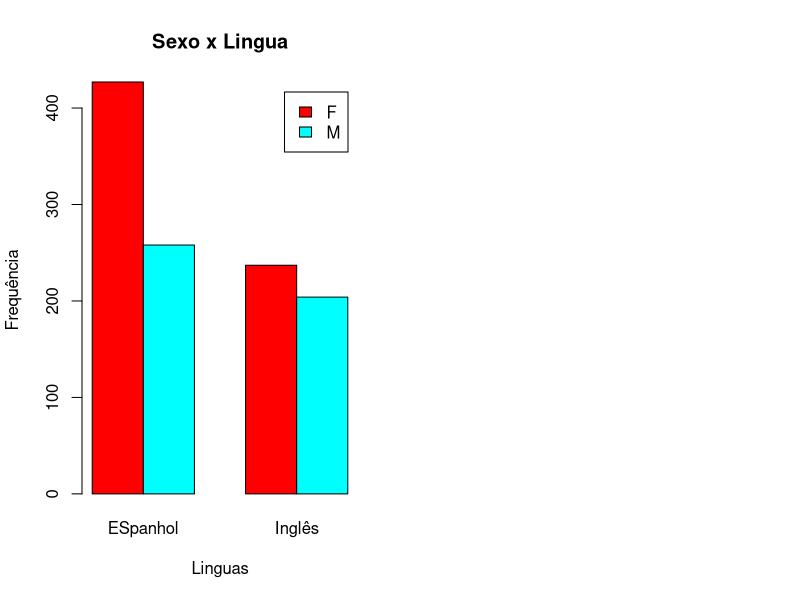

Source code (R):
require(car)
require(dplyr)

## lendo o csv
data_imc <- read.csv('imc.csv', sep = ',', dec = ',', encoding = "UTF-8")
data_enem <- read.csv('enem.csv', sep = ',', dec = ',', encoding = "UTF-8")
## mostrar os dados em tabela
View(data_imc)
View(data_enem)

## exibir as variaveis
glimpse(data_imc)
glimpse(data_enem)

# a) Com algumas variáveis QUALITATIVAS, elaborar gráficos de barras e comentar
# os resultados.
# utilizaremos TP_SEXO e TP_LINGUA
coluna_tp_sexo <- data_enem$TP_SEXO
coluna_tp_lingua <- data_enem$TP_LINGUA
matriz_frequencias <- table(coluna_tp_sexo, coluna_tp_lingua)
# Passo 2: Criar os gráficos de barras sexo x lingua
par(mfrow = c(1, 2))  # Organiza os gráficos em uma linha com 2 colunas
barplot(matriz_frequencias, beside = TRUE, legend.text = TRUE, col = rainbow(nrow(matriz_frequencias)), main = "Sexo x Lingua", xlab = "Linguas", ylab = "Frequência")
# percebe-se que,os que escolhem a lingua estrangeira ESPANHOL, sao em grande maioria, mulheres
# por outro lado, dentre os que escolhem inglês, mulheres e homens são quase que iguais em número, tendo as mulheres pequena maioria
